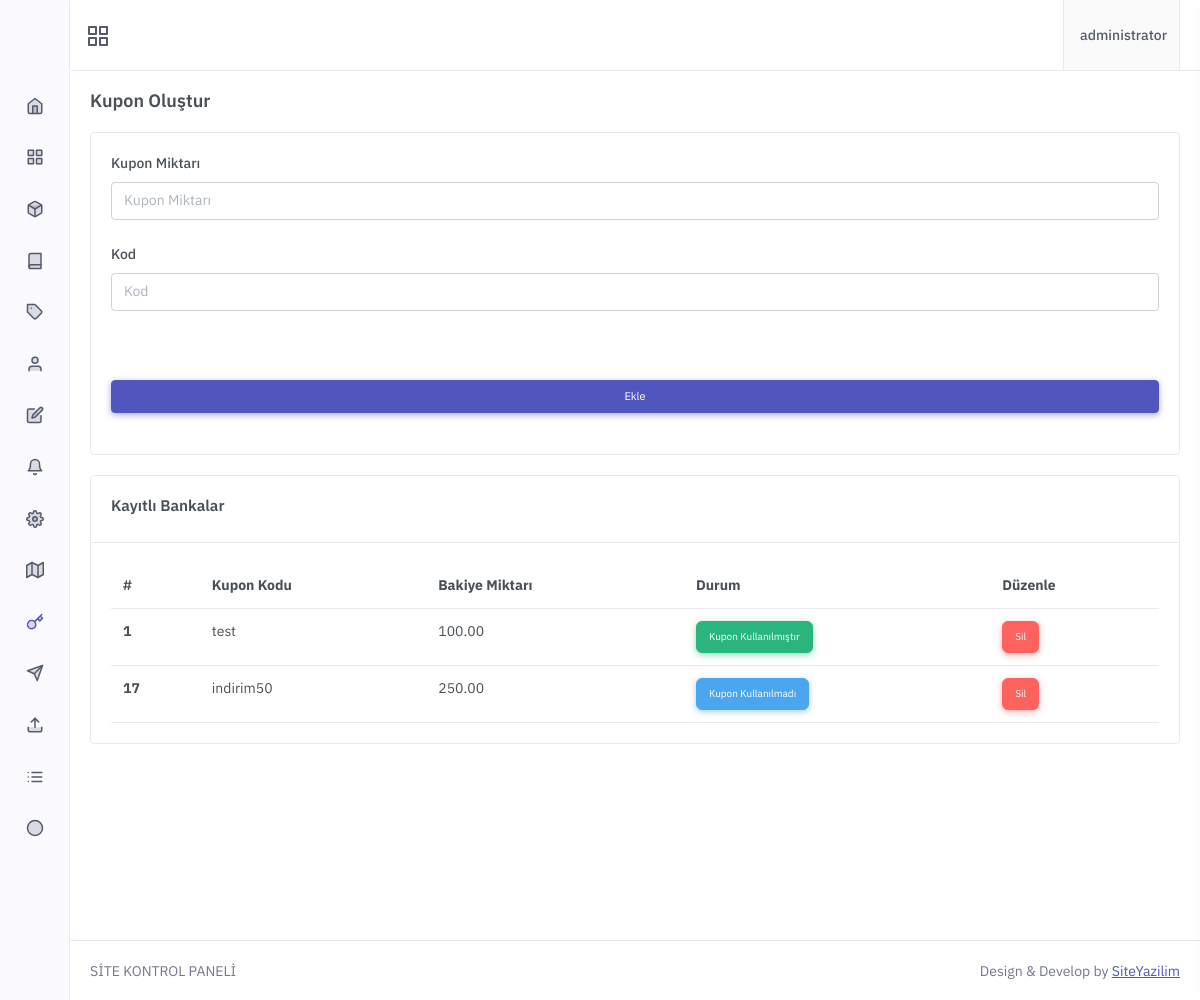
Screenshot of /Dosyalar/admin/kupon.php (signed in) with the database file from the repository.
### tables this page shows
CREATE TABLE `uyeler` (
  `id` int(11) NOT NULL,
  `email` varchar(255) NOT NULL,
  `username` varchar(255) NOT NULL,
  `pass` varchar(255) NOT NULL,
  `telefon` varchar(50) NOT NULL,
  `yetki` enum('1','2') NOT NULL DEFAULT '1',
  `bakiye` decimal(20,2) NOT NULL DEFAULT 0.00,
  `tarih` datetime NOT NULL
);

CREATE TABLE `kupon` (
  `id` int(11) NOT NULL,
  `kod` varchar(255) NOT NULL,
  `bakiye_miktari` decimal(20,2) NOT NULL,
  `durumu` int(11) NOT NULL DEFAULT 0
);

### Dosyalar/admin/admin-header.php (called while the page is built, shortened)
<?php
 include'../baglan.php' ;
 if (isset($_SESSION["mail"])) {
 $mail  = $_SESSION["mail"];
 $kbilgi= $vt->query("select * from uyeler where email='$mail'")->fetch();
 if ($kbilgi["yetki"]>0) {
 }  else if($kbilgi["yetki"]==0){ header("Location:../logout.php"); } } elseif(!isset($_SESSION["mail"])){header("Location:admin-login.php");}
?>

### Dosyalar/admin/kupon.php (the view, shortened to what this page needs)
<?php include 'admin-header.php'; if($kbilgi["yetki"] == 2){ ?>
<?php include 'admin-menu.php';?>
            <div class="main-content">
                <div class="page-content">
                    <div class="container-fluid">
                        <div class="row">
                            <div class="col-12">
                                <div class="page-title-box d-sm-flex align-items-center justify-content-between">
                                    <h4 class="mb-sm-0 font-size-18">Kupon Oluştur</h4>
                                </div>
                            </div>
                        </div>
 <div class="row">
                            <div class="col-xl-12">
                                <div class="card">
                                    <div class="card-body">
                                            <div class="row">
  <form method="POST" class="d-flex flex-column mb-4" action="">
	       <div class="mb-4">
                                                <label class="form-label" for="default-input">Kupon Miktarı</label>
                                                <input class="form-control" type="text" name="bakiye_miktari" id="default-input" placeholder="Kupon Miktarı">
                                            </div>
	       <div class="mb-4">
                                                <label class="form-label" for="default-input">Kod</label>
                                                <input class="form-control" type="text" name="kod" id="default-input" placeholder="Kod">
                                            </div>
</div>
<br>
														    <button class="btn btn-primary" style="font-size:11px; width:100%;" name="ekle"  type="submit">
                                    Ekle
                                </button>	 </form>
<br><br>
                                            </div>
						    </div>
						    </div>    </div>
		  <div class="row">
                        <div class="col-xl-12">
                            <div class="card">
                                <div class="card-header">
                                    <h4 class="card-title">Kayıtlı Bankalar</h4>
                                </div>
                                <div class="card-body">
                                    <div class="table-responsive">
                                        <table class="table mb-0">
                                            <thead>
                                                <tr>
                                                    <th>#</th>
                                                    <th>Kupon Kodu</th>
                                                    <th>Bakiye Miktarı</th>
													 <th>Durum</th>
												   <th>Düzenle</th>
                                                </tr>
                                            </thead>
                                            <tbody>
<?php $kupon  = $vt->query("select * from kupon ORDER by id")->fetchAll(PDO::FETCH_ASSOC); foreach ($kupon as $kupon) {  ?>
                                                <tr>
                                                    <th scope="row"><?php echo $kupon["id"] ?></th>
                                                    <td><?php echo $kupon["kod"] ?></td>
                                                    <td><?php echo $kupon["bakiye_miktari"] ?></td>
													      <td><?php if ($kupon["durumu"]==1) {echo '<span style="border-radius:6px;  font-size:10px;" class="btn btn-success">Kupon Kullanılmıştır</span>';}
 elseif ($kupon["durumu"]==0) {echo '<span style="border-radius:6px;  font-size:10px;" class="btn btn-info">Kupon Kullanılmadı</span>';} ?></td>
													<td>
					<a href="?id=<?php echo $banka["id"] ?>&kuponsil=ok" style="border-radius:6px;  font-size:10px;" class="btn btn-danger">Sil</a>
						</td>
                                                </tr>
<?php } ?>
                                            </tbody>
                                        </table>
                                    </div>
                                </div>
                            </div>
                        </div>
				      </div>
                    </div>
                </div>
                    </div>
                </div>
 <?php include 'admin-footer.php'; } ?>

### Dosyalar/admin/admin-menu.php (shortened to what this page needs)
<!doctype html>
<html lang="tr">
    <head>
        <link href="../epin/admin/vs.css" rel="stylesheet" type="text/css" />
        <link rel="stylesheet" href="../epin/admin/pre.css" type="text/css" />
        <link href="../epin/admin/bootstrap.css" id="bootstrap-style" rel="stylesheet" type="text/css" />
        <link href="../epin/admin/icon.css" rel="stylesheet" type="text/css" />
		<link href="../epin/admin/all.css" rel="stylesheet" type="text/css" />
        <link href="../epin/admin/app.css" id="app-style" rel="stylesheet" type="text/css" />
		<link href="../epin/admin/font-awesome-4.1.0/css/font-awesome.min.css" rel="stylesheet" type="text/css">
    </head>
    <body>
        <div id="layout-wrapper">
            <header id="page-topbar">
                <div class="navbar-header">
                    <div class="d-flex">
                        <div class="navbar-brand-box">
                        </div>
                        <button type="button" class="btn btn-sm px-3 font-size-16 header-item" id="vertical-menu-btn">
                        </button>
                    </div>
                    <div class="d-flex">
                        <div class="dropdown d-inline-block">
                            <button type="button" class="btn header-item bg-soft-light border-start border-end" id="page-header-user-dropdown"
                            data-bs-toggle="dropdown" aria-haspopup="true" aria-expanded="false">
                                <span class="d-none d-xl-inline-block ms-1 fw-medium"><?php echo $kbilgi["username"];?></span>
                            </button>
                        </div>
                    </div>
                </div>
            </header>
            <div class="vertical-menu">
                <div data-simplebar class="h-100">
                    <div id="sidebar-menu">
                        <ul class="metismenu list-unstyled" id="side-menu">
                            <li>
                                <a href="index.php">
                                    <i data-feather="home"></i>
                                </a>
                            </li>
                            <li>
                                <a href="javascript: void(0);">
                                    <i data-feather="grid"></i>
                                </a>
                            </li>
                            <li>
                                <a href="javascript: void(0);">
                                    <i data-feather="box"></i>
                                </a>
                            </li>
                            <li>
                                <a href="javascript: void(0);">
                                    <i data-feather="book"></i>
                                </a>
                            </li>
					       <li>
                                <a href="a-siparisler.php">
                                    <i data-feather="tag"></i>
                                </a>
                            </li>
     <li>
                                <a href="a-uyeler.php">
                                    <i data-feather="user"></i>
                                </a>
                            </li>
     <li>
                                <a href="destek.php">
                                    <i data-feather="edit"></i>
                                </a>
                            </li>
     <li>
                                <a href="bildirimler.php">
                                    <i data-feather="bell"></i>
                                </a>
                            </li>
						         <li>
                                <a href="a-ayarlar.php">
                                    <i data-feather="settings"></i>
                                </a>
                            </li>
        <li>
                                <a href="sidebar-ekle.php">
                                    <i data-feather="map"></i>
                                </a>
                            </li>
						         <li>
                                <a href="kupon.php">
                                    <i data-feather="key"></i>
                                </a>
                            </li>
							     <li>
                                <a href="b-yorumlar.php">
                                    <i data-feather="send"></i>
                                </a>
                            </li>
							       <li>
                                <a href="dosya-yukle.php">
                                    <i data-feather="upload"></i>
                                </a>
                            </li>
					           <li>
                                <a href="banka.php">
                                    <i data-feather="list"></i>
                                </a>
                            </li>
           <li>
                                <a href="a-yuklemeler.php">
                                    <i data-feather="circle"></i>
                                </a>
                            </li>
                        </ul>
                    </div>
                </div>
            </div>

### rows the page displays
uyeler: username "administrator"
kupon: id "1", kod "test", bakiye_miktari "100.00", durumu "Kupon Kullanılmıştır"
kupon: id "17", kod "indirim50", bakiye_miktari "250.00", durumu "Kupon Kullanılmadı"
